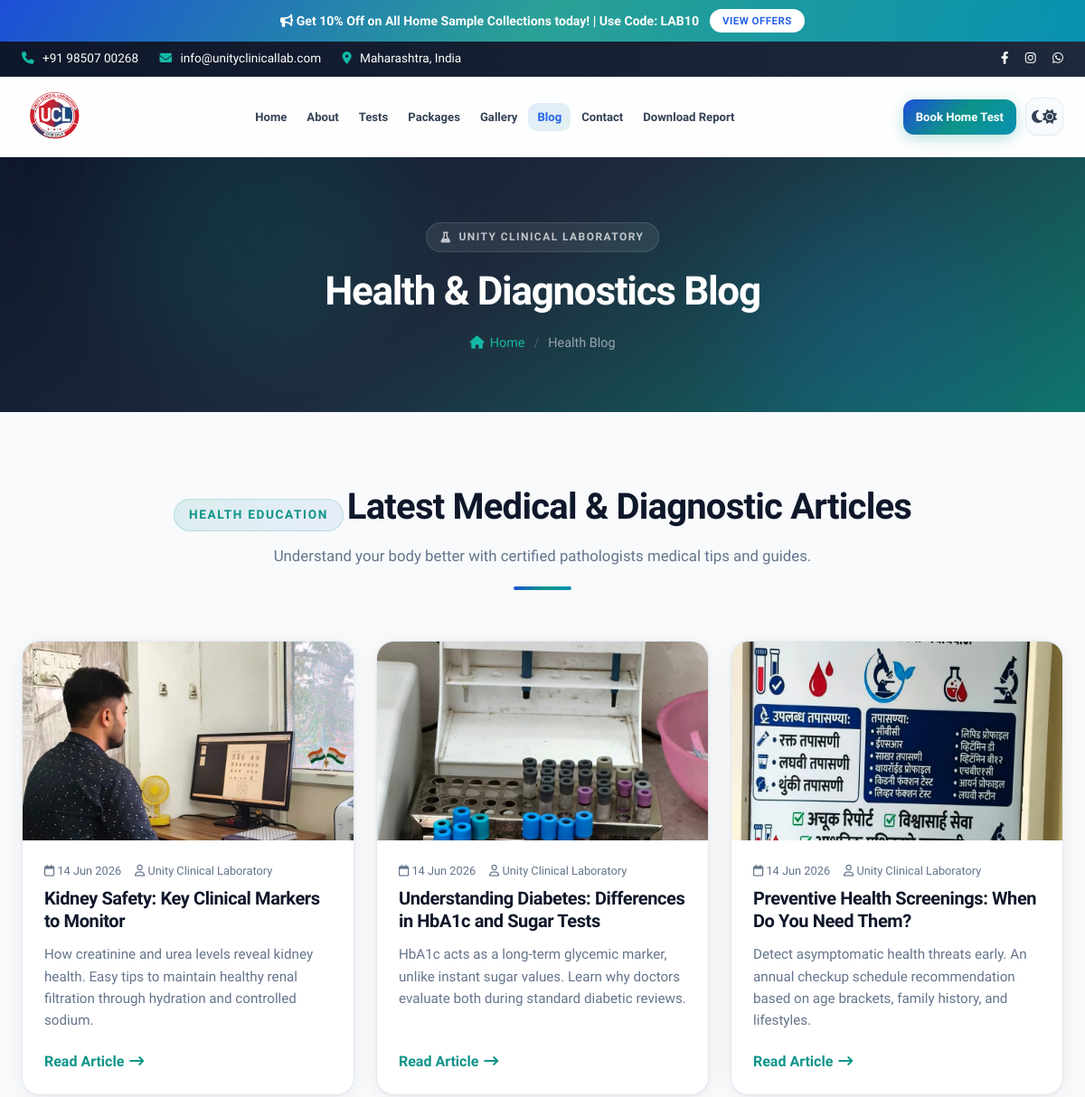
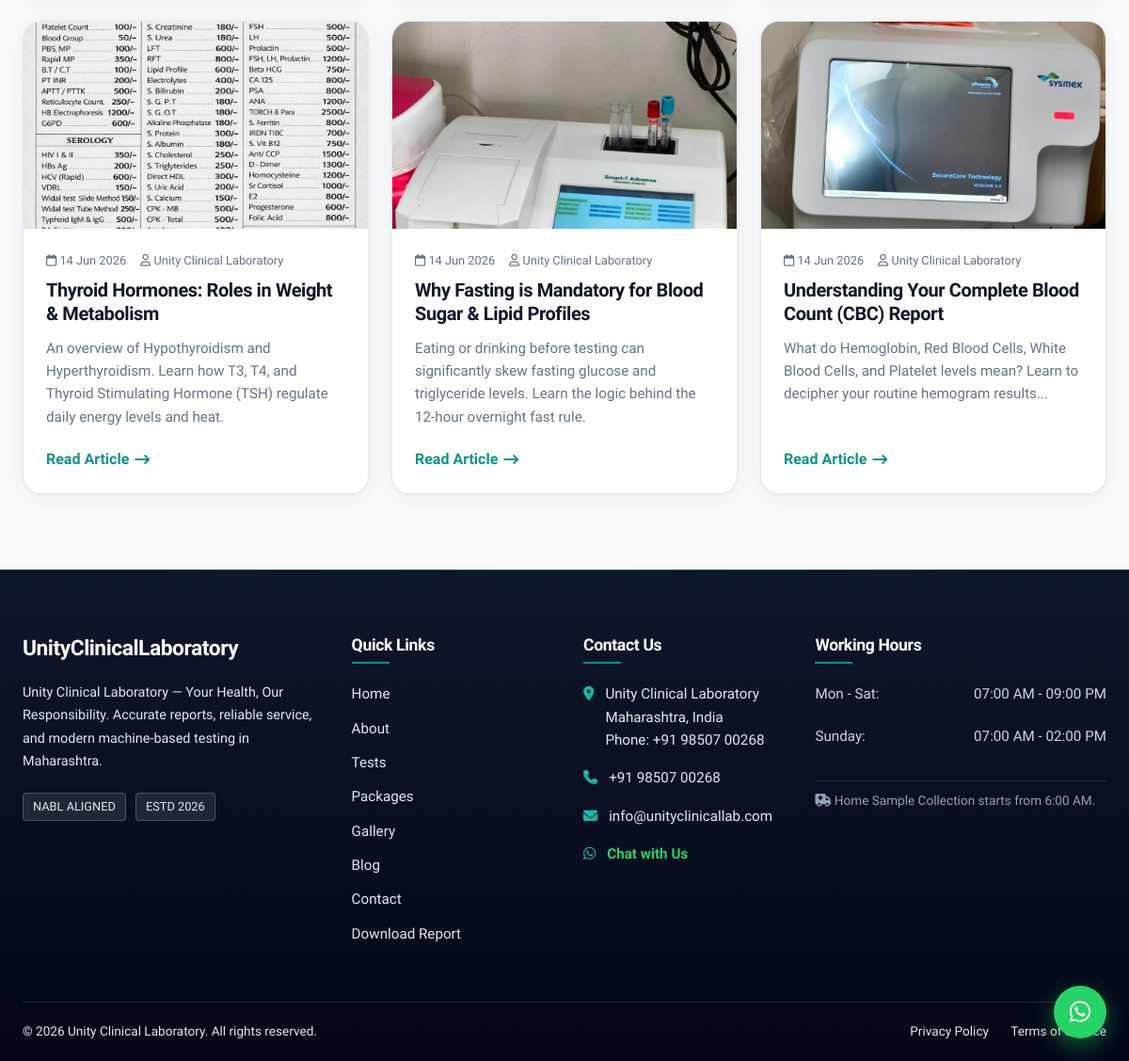
Screenshot of /blog.php with the database file from the repository (2 pictures, top to bottom).
### tables this page shows
CREATE TABLE cms_settings (
        key TEXT PRIMARY KEY,
        value TEXT NOT NULL
    );

CREATE TABLE cms_menu (
        id INTEGER PRIMARY KEY AUTOINCREMENT,
        title TEXT NOT NULL,
        url TEXT NOT NULL,
        sequence INTEGER NOT NULL,
        is_active INTEGER DEFAULT 1,
        is_cta INTEGER DEFAULT 0
    );

CREATE TABLE cms_pages (
        id INTEGER PRIMARY KEY AUTOINCREMENT,
        slug TEXT UNIQUE NOT NULL,
        filename TEXT NOT NULL,
        nav_key TEXT,
        page_heading TEXT NOT NULL,
        breadcrumb_label TEXT NOT NULL,
        meta_title TEXT,
        meta_description TEXT,
        content_tag TEXT,
        content_title TEXT,
        content_description TEXT,
        is_active INTEGER DEFAULT 1,
        sequence INTEGER DEFAULT 0
    , meta_keywords TEXT, og_image TEXT, page_body TEXT, robots_noindex INTEGER DEFAULT 0, sitemap_changefreq TEXT DEFAULT 'monthly', sitemap_priority TEXT DEFAULT '0.5', include_in_sitemap INTEGER DEFAULT 1);

CREATE TABLE cms_blogs (
        id INTEGER PRIMARY KEY AUTOINCREMENT,
        title TEXT NOT NULL,
        image_path TEXT NOT NULL,
        author TEXT NOT NULL,
        summary TEXT,
        content TEXT,
        created_at DATETIME DEFAULT CURRENT_TIMESTAMP
    );

### blog.php (the view, shortened to what the rows shown need)
<?php
include 'includes/db.php';
$page = cmsPage($cms_pages, 'blog', [
    'meta_title' => 'Health Blog & Diagnostics Articles | Pathologists Advice',
    'meta_description' => 'Read diagnostic medical insights and preventative healthcare articles from our pathologists.',
]);
$active_nav = 'blog';
include 'includes/header.php';
try {
    $blogs = $db->query("SELECT * FROM cms_blogs ORDER BY id DESC")->fetchAll();
} catch (PDOException $e) {
    $blogs = [];
}
?>
<?php renderPageHeader($page, 'Health & Diagnostics Blog', 'Health Blog'); ?>
<section class="section-padding">
    <div class="container">
        <?php renderSectionHeader($cms_sections, 'blog', [
            'tag' => $page['content_tag'] ?: 'Health Education',
            'title' => $page['content_title'] ?: 'Latest Medical & Diagnostic Articles',
            'desc' => $page['content_description'] ?: "Understand your body better with certified pathologists' medical tips and guides.",
        ]); ?>
        <div class="grid-3 reveal-stagger blog-grid">
            <?php if (empty($blogs)): ?>
                <div class="empty-state"><i class="fa-regular fa-newspaper"></i><p>No articles published yet.</p></div>
            <?php else: ?>
                <?php foreach ($blogs as $post): ?>
                    <article class="blog-card blog-card-premium">
                        <div class="blog-img-wrap">
                            <img src="<?php echo htmlspecialchars($post['image_path']); ?>" alt="<?php echo htmlspecialchars($post['title']); ?>" class="blog-img" loading="lazy">
                        </div>
                        <div class="blog-content">
                            <div class="blog-meta">
                                <span><i class="fa-regular fa-calendar"></i> <?php echo date('d M Y', strtotime($post['created_at'])); ?></span>
                                <span><i class="fa-regular fa-user"></i> <?php echo htmlspecialchars($post['author']); ?></span>
                            </div>
                            <h3><?php echo htmlspecialchars($post['title']); ?></h3>
                            <p><?php echo htmlspecialchars($post['summary'] ?? ''); ?></p>
                            <a href="blog-post.php?id=<?php echo (int) $post['id']; ?>" class="blog-more">Read Article <i class="fa-solid fa-arrow-right-long"></i></a>
                        </div>
                    </article>
                <?php endforeach; ?>
            <?php endif; ?>
        </div>
    </div>
</section>
<?php include 'includes/footer.php'; ?>

### includes/header.php (shortened to what the rows shown need)
<?php
function is_item_active($item_url, $active_nav) {
    $current_page = basename($_SERVER['PHP_SELF']);
    if ($current_page === $item_url) {
        return 'active';
    }
    return '';
}
try {
    $menu_items = $db->query('SELECT * FROM cms_menu WHERE is_active = 1 ORDER BY sequence ASC')->fetchAll();
} catch (PDOException $e) {
    $menu_items = [];
}
$social_links = cmsSocialLinks($cms);
$header_logo_width = max(40, min(400, (int) cmsSetting($cms, 'header_logo_width', '240')));
$header_logo_height = max(30, min(200, (int) cmsSetting($cms, 'header_logo_height', '72')));
$header_logo_display_h = min($header_logo_height, 80);
$header_logo_display_w = min($header_logo_width, 280);
$header_logo_style = sprintf(
    '--header-logo-width:%dpx;--header-logo-height:%dpx;--header-logo-display-width:%dpx;--header-logo-display-height:%dpx;--header-logo-width-scrolled:%dpx;--header-logo-height-scrolled:%dpx;--header-logo-aspect:%s;',
    $header_logo_width,
    $header_logo_height,
    $header_logo_display_w,
    $header_logo_display_h,
    (int) round($header_logo_display_w * 0.85),
    (int) round($header_logo_display_h * 0.85),
    $header_logo_display_h > 0 ? round($header_logo_display_w / $header_logo_display_h, 4) : '2'
);
$nav_links = [];
$nav_cta = null;
foreach ($menu_items as $item) {
    if ((int) ($item['is_cta'] ?? 0) === 1) {
        $nav_cta = $item;
    } else {
        $nav_links[] = $item;
    }
}
$_body_class = trim($body_class ?? '');
if (basename($_SERVER['PHP_SELF']) !== 'index.php' && stripos($_body_class, 'page-home') === false) {
    $_body_class = trim($_body_class . ' page-inner');
}
?>
<!DOCTYPE html>
<html lang="en">
<head>
    <link rel="stylesheet" href="css/style.css">
    <link rel="stylesheet" href="css/premium.css">
    <link rel="stylesheet" href="https://cdnjs.cloudflare.com/ajax/libs/font-awesome/6.4.0/css/all.min.css">
</head>
<body class="<?php echo htmlspecialchars($_body_class); ?>">
    <?php if (($cms['header_show_top_bar'] ?? '1') === '1'): ?>
    <div class="top-bar">
        <div class="container">
            <?php if (($cms['header_show_social'] ?? '1') === '1'): ?>
            <div class="top-bar-social">
                <?php foreach ($social_links as $social): ?>
                    <a href="<?php echo htmlspecialchars($social['url']); ?>" target="_blank" rel="noopener noreferrer" aria-label="<?php echo htmlspecialchars($social['label']); ?>"><i class="<?php echo htmlspecialchars($social['icon']); ?>"></i></a>
                <?php endforeach; ?>
            </div>
            <?php endif; ?>
        </div>
    </div>
    <?php endif; ?>
    <header class="site-header" style="<?php echo htmlspecialchars($header_logo_style); ?>">
        <div class="container">
            <nav class="nav-bar" aria-label="Main navigation">
                <div class="nav-bar-center">
                    <ul class="nav-menu" id="navMenu">
                        <?php foreach ($nav_links as $item): ?>
                            <li class="nav-item <?php echo is_item_active($item['url'], $active_nav ?? ''); ?>">
                                <a href="<?php echo htmlspecialchars($item['url']); ?>"><?php echo htmlspecialchars($item['title']); ?></a>
                            </li>
                        <?php endforeach; ?>
                    </ul>
                </div>
                <div class="nav-bar-actions">
                    <?php if ($nav_cta): ?>
                    <a href="<?php echo htmlspecialchars($nav_cta['url']); ?>" class="btn btn-primary nav-header-cta"><?php echo htmlspecialchars($nav_cta['title']); ?></a>
                    <?php endif; ?>
                    <button type="button" class="theme-toggle" aria-label="Toggle dark mode" title="Toggle theme">
                        <i class="fa-solid fa-moon theme-icon-dark"></i>
                        <i class="fa-solid fa-sun theme-icon-light"></i>
                    </button>
                </div>
            </nav>
        </div>
    </header>
    <main id="main-content">

### includes/cms_helpers.php (shortened to what the rows shown need)
<?php
function cmsSection(array $cms_sections, string $code, string $field, string $default = ''): string
{
    if (!isset($cms_sections[$code][$field])) {
        return $default;
    }
    $value = trim((string) $cms_sections[$code][$field]);
    return $value !== '' ? $value : $default;
}
function renderPageHeader(array $page, string $fallbackHeading = '', string $fallbackBreadcrumb = ''): void
{
    global $cms;
    $heading = $page['page_heading'] ?? $fallbackHeading;
    $breadcrumb = $page['breadcrumb_label'] ?? $fallbackBreadcrumb;
    $home_label = cmsSetting($cms, 'breadcrumb_home_label', 'Home');
    ?>
    <div class="page-header page-header-premium">
        <div class="container page-header-inner reveal">
            <span class="page-header-tag"><i class="fa-solid fa-flask"></i> <?php echo htmlspecialchars(cmsSetting($cms, 'site_name')); ?></span>
            <h1><?php echo htmlspecialchars($heading); ?></h1>
            <div class="breadcrumb">
                <a href="index.php"><i class="fa-solid fa-house"></i> <?php echo htmlspecialchars($home_label); ?></a>
                <span class="breadcrumb-sep">/</span>
                <span><?php echo htmlspecialchars($breadcrumb); ?></span>
            </div>
        </div>
    </div>
    <?php
}
    ?>
    <?php
function renderSectionHeader(array $cms_sections, string $code, array $defaults): void
{
    $tag = cmsSection($cms_sections, $code, 'section_tag', $defaults['tag'] ?? '');
    $title = cmsSection($cms_sections, $code, 'section_heading', $defaults['title'] ?? '');
    $desc = cmsSection($cms_sections, $code, 'section_description', $defaults['desc'] ?? '');
    ?>
    <div class="section-header reveal">
        <?php if ($tag !== ''): ?><span class="section-tag"><?php echo htmlspecialchars($tag); ?></span><?php endif; ?>
        <?php if ($title !== ''): ?><h2 class="section-title"><?php echo htmlspecialchars($title); ?></h2><?php endif; ?>
        <?php if ($desc !== ''): ?><p class="section-desc max-w-md"><?php echo htmlspecialchars($desc); ?></p><?php endif; ?>
    </div>
    <?php
}
    ?>
    <?php
function cmsLogoParts(string $logo_text): array
{
    $logo_text = trim($logo_text);
    $compact = str_replace(' ', '', $logo_text);
    if (preg_match('/^([A-Z][a-z]+)([A-Z][A-Za-z]+)$/', $compact, $matches)) {
        return [$matches[1], $matches[2]];
    }
    return [$logo_text, ''];
}

### includes/footer.php (shortened to what the rows shown need)
<?php
$logo_text = cmsSetting($cms, 'logo_text');
[$logo_main, $logo_span] = cmsLogoParts($logo_text);
?>
    </main>
    <footer class="site-footer">
        <div class="container">
            <div class="footer-grid">
                <div class="footer-brand">
                    <h2><?php echo htmlspecialchars($logo_main); ?><span><?php echo htmlspecialchars($logo_span); ?></span></h2>
                </div>
                <div class="footer-col">
                    <ul class="footer-links">
                        <?php
                        try {
                            $footer_links = $db->query('SELECT title, url FROM cms_menu WHERE is_active = 1 AND is_cta = 0 ORDER BY sequence ASC')->fetchAll();
                        } catch (PDOException $e) {
                            $footer_links = [];
                        }
                        foreach ($footer_links as $fl): ?>
                            <li><a href="<?php echo htmlspecialchars($fl['url']); ?>"><?php echo htmlspecialchars($fl['title']); ?></a></li>
                        <?php endforeach; ?>
                    </ul>
                </div>
            </div>
        </div>
    </footer>
</body>
</html>

### rows the page displays
cms_menu: title "Home"
cms_menu: title "About"
cms_menu: title "Tests"
cms_menu: title "Packages"
cms_menu: title "Gallery"
cms_menu: title "Blog"
cms_menu: title "Contact"
cms_menu: title "Download Report"
cms_menu: title "Book Home Test"
cms_pages: page_heading "Health & Diagnostics Blog", breadcrumb_label "Health Blog", content_tag "HEALTH EDUCATION", content_title "Latest Medical & Diagnostic Articles", content_description "Understand your body better with certified pathologists medical tips and guides."
cms_blogs: image_path (picture), created_at "14 Jun 2026", author "Unity Clinical Laboratory", title "Kidney Safety: Key Clinical Markers to Monitor", summary "How creatinine and urea levels reveal kidney health. Easy tips to maintain healthy renal filtration through hydration and controlled sodium."
cms_blogs: image_path (picture), created_at "14 Jun 2026", author "Unity Clinical Laboratory", title "Understanding Diabetes: Differences in HbA1c and Sugar Tests", summary "HbA1c acts as a long-term glycemic marker, unlike instant sugar values. Learn why doctors evaluate both during standard diabetic reviews."
cms_blogs: image_path (picture), created_at "14 Jun 2026", author "Unity Clinical Laboratory", title "Preventive Health Screenings: When Do You Need Them?", summary "Detect asymptomatic health threats early. An annual checkup schedule recommendation based on age brackets, family history, and lifestyles."
cms_blogs: image_path (picture), created_at "14 Jun 2026", author "Unity Clinical Laboratory", title "Thyroid Hormones: Roles in Weight & Metabolism", summary "An overview of Hypothyroidism and Hyperthyroidism. Learn how T3, T4, and Thyroid Stimulating Hormone (TSH) regulate daily energy levels and heat."
cms_blogs: image_path (picture), created_at "14 Jun 2026", author "Unity Clinical Laboratory", title "Why Fasting is Mandatory for Blood Sugar & Lipid Profiles", summary "Eating or drinking before testing can significantly skew fasting glucose and triglyceride levels. Learn the logic behind the 12-hour overnight fast rule."
cms_blogs: image_path (picture), created_at "14 Jun 2026", author "Unity Clinical Laboratory", title "Understanding Your Complete Blood Count (CBC) Report", summary "What do Hemoglobin, Red Blood Cells, White Blood Cells, and Platelet levels mean? Learn to decipher your routine hemogram results..."

### other values shown
$cms['top_offer_text'] "Get 10% Off on All Home Sample Collections today! | Use Code: LAB10"
$offer_link_text "VIEW OFFERS"
$support_phone "+91 98507 00268"
$support_email "info@unityclinicallab.com"
$top_bar_location "Maharashtra, India"
cmsSetting($cms, 'site_name') "UNITY CLINICAL LABORATORY"
$home_label "Home"
$logo_main "Unity"
$logo_span "ClinicalLaboratory"
$cms['footer_about'] "Unity Clinical Laboratory — Your Health, Our Responsibility. Accurate reports, reliable service, and modern machine-based testing in Maharashtra."
$badge "NABL ALIGNED"
$badge "ESTD 2026"
cmsSetting($cms, 'footer_col_links_title', 'Quick Links') "Quick Links"
cmsSetting($cms, 'footer_col_contact_title', 'Contact Us') "Contact Us"
$support_address "Unity Clinical Laboratory Maharashtra, India Phone: +91 98507 00268"
